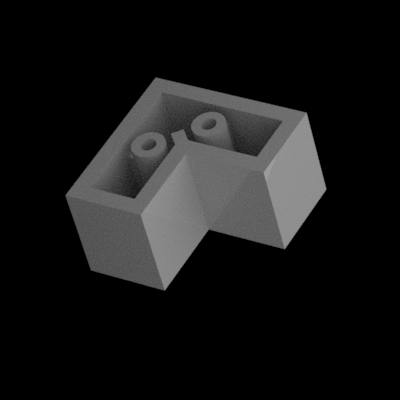
#> input picture FinalProject/data2/val/2357/2357 brick corner 1x2x2 001L.png, 400 x 400 px; its folder holds only this picture in this run
$ python boundingBoxes.py
#> lines starting #> are read from the running program, lines starting #| are printed output that depends on the picture; after the words box and inside, x2 and y2 are one past the last pixel; in counts of white or black regions, pixels touching at a corner belong together
import numpy as np
import cv2
import os
import csv

src = r'./data2/val'

src_files = os.listdir(src)

fields = ['path', 'x1', 'y1', 'x2', 'y2']

csv_file = 'boundingBoxes_val.csv'

with open(csv_file, 'w') as csvfile:
    csvwriter = csv.writer(csvfile)
    csvwriter.writerow(fields)

for file_name in src_files:
    full_directory_name = os.path.join(src, file_name)
    src_folder = os.listdir(full_directory_name)
    for file in src_folder:
        full_image_name = os.path.join(full_directory_name, file)
        img = cv2.imread(full_image_name)
#> img is the input picture: shape (400, 400, 3); min 0, max 159, mean 23
        gray = cv2.cvtColor(img, cv2.COLOR_BGR2GRAY)
        ret, th1 = cv2.threshold(gray, 25, 255, cv2.THRESH_BINARY)
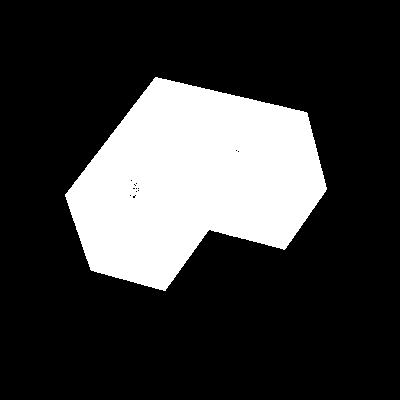
#> th1: shape (400, 400); 22.6% white; 1 white region
        contours, hierarchy = cv2.findContours(th1, cv2.RETR_EXTERNAL, cv2.CHAIN_APPROX_SIMPLE)
#> contours = 1 contour; box (x1, y1, x2, y2) and area: (65, 77, 327, 291) 35844
        x, y, w, h = 0, 0, 0, 0
        for cnt in contours:
            x, y, w, h = cv2.boundingRect(cnt)
            cv2.rectangle(img, (x, y), (x + w, y + h), (255, 0, 0), 2)
#> this loop made 1 pass
#> (x, y, w, h) on pass 1: (65, 77, 262, 214)
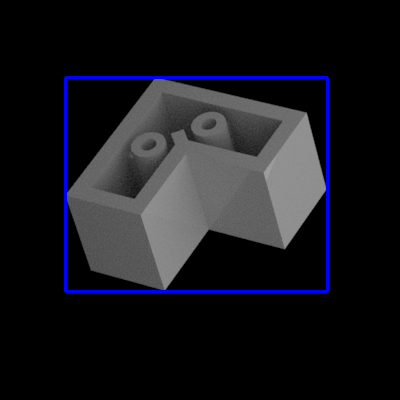
#> img: shape (400, 400, 3); 1.78% of pixels changed, all inside (x1, y1, x2, y2) = (64, 76, 329, 293)
        with open(csv_file, 'a') as csvfile:
            csvwriter = csv.writer(csvfile)
            csvwriter.writerow([file, x, y, x+w, y+h])
#> pass 2 of the loop `for file_name in src_files:`:
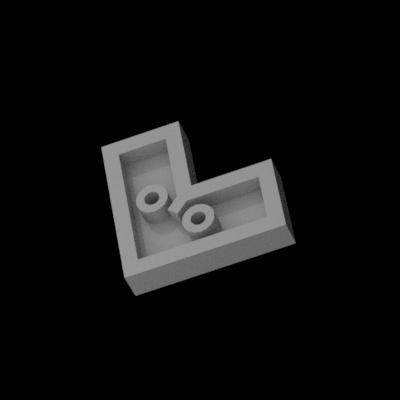
#> input picture FinalProject/data2/val/2420/2420 plate corner 2x2 068R.png, 400 x 400 px
#> img is the input picture: shape (400, 400, 3); min 0, max 154, mean 16.1
#> `ret, th1 = cv2.threshold(gray, 25, 255, cv2.THRESH_BINARY)`:
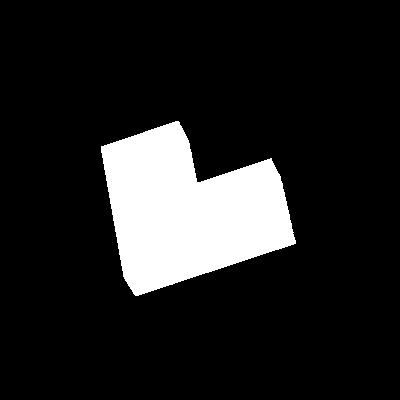
#> th1: shape (400, 400); 13.2% white; 1 white region
#> contours = 1 contour; box (x1, y1, x2, y2) and area: (101, 121, 296, 296) 20859
#> the loop `for cnt in contours:` made 1 pass
#> (x, y, w, h) on pass 1: (101, 121, 195, 175)
#> after the loop `for cnt in contours:`:
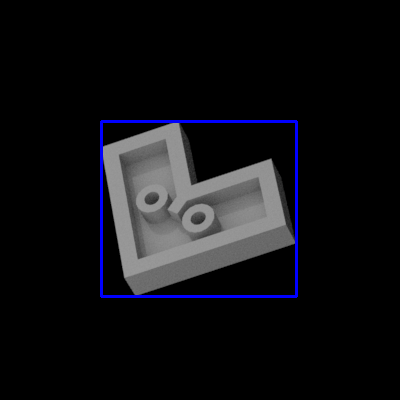
#> img: shape (400, 400, 3); 1.38% of pixels changed, all inside (x1, y1, x2, y2) = (100, 120, 298, 298)
#> pass 3 of the loop `for file_name in src_files:`:
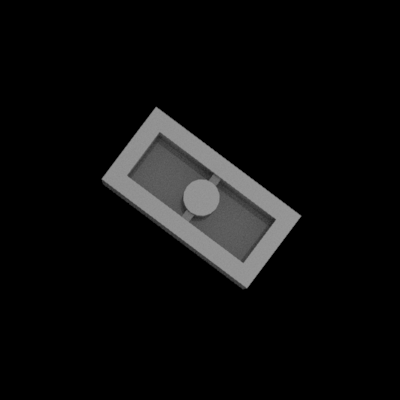
#> input picture FinalProject/data2/val/3004/3004 brick 1x2 005L.png, 400 x 400 px
#> img is the input picture: shape (400, 400, 3); min 0, max 153, mean 12.6
#> `ret, th1 = cv2.threshold(gray, 25, 255, cv2.THRESH_BINARY)`:
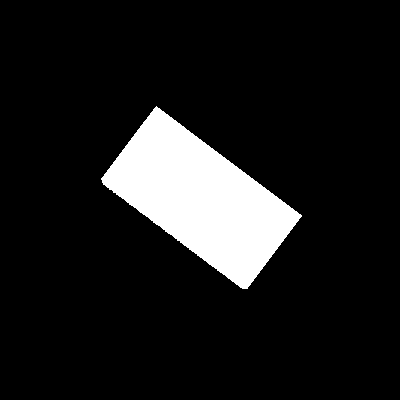
#> th1: shape (400, 400); 10.8% white; 1 white region
#> contours = 1 contour; box (x1, y1, x2, y2) and area: (101, 106, 302, 289) 17058
#> the loop `for cnt in contours:` made 1 pass
#> (x, y, w, h) on pass 1: (101, 106, 201, 183)
#> after the loop `for cnt in contours:`:
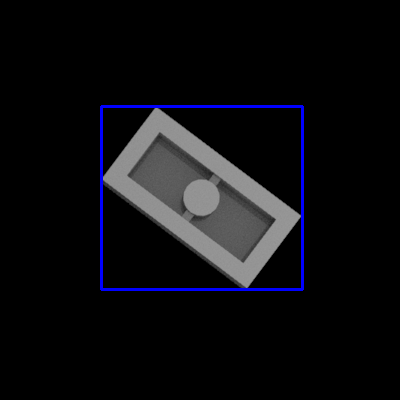
#> img: shape (400, 400, 3); 1.44% of pixels changed, all inside (x1, y1, x2, y2) = (100, 105, 304, 291)
